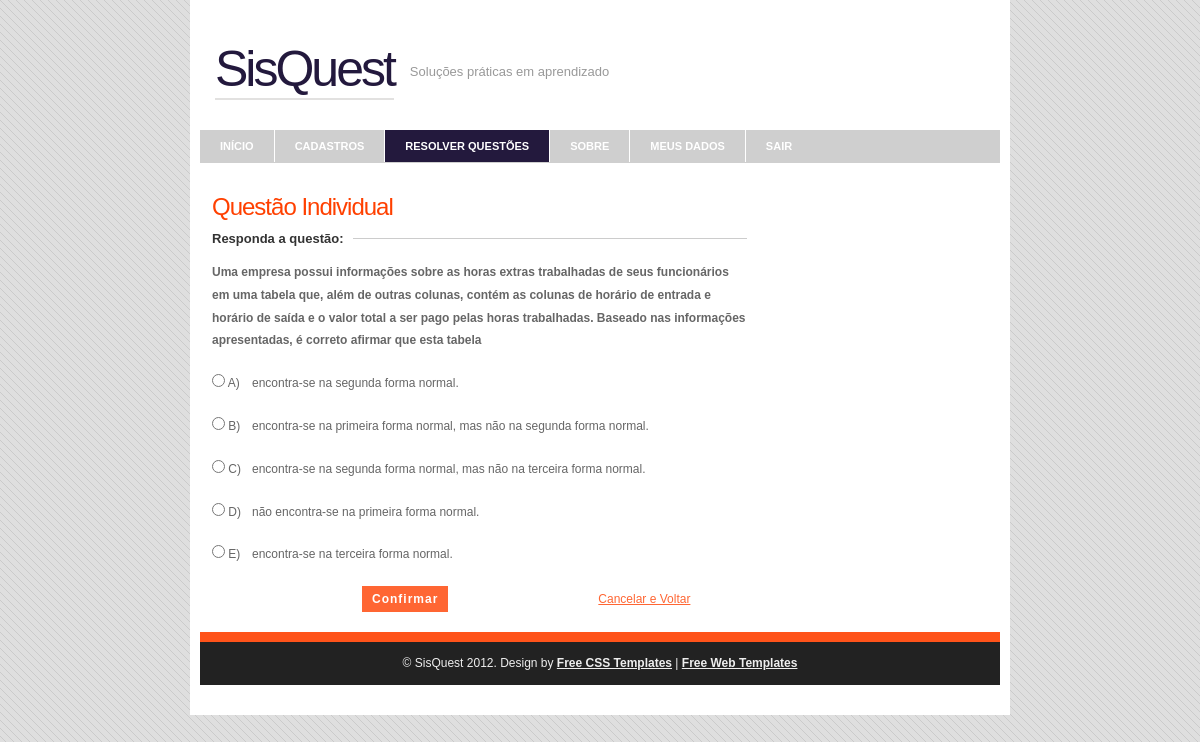
The page /SisQuest/adm/questoes/gerar_questao.php?assunto=1 (signed in) on the database its author committed.
### tables this page shows
CREATE TABLE IF NOT EXISTS `tb_questao` (
  `Id_Questao` int(10) unsigned NOT NULL AUTO_INCREMENT,
  `Cadastrante` varchar(20) DEFAULT NULL,
  `Id_Assunto` int(10) unsigned NOT NULL,
  `Enunciado_Questao` varchar(1000) NOT NULL,
  `Dificuldade` enum('1','2','3','4','5') NOT NULL,
  `Alternativa_Correta` int(10) unsigned NOT NULL,
  `Alternativa_1` varchar(500) NOT NULL,
  `Alternativa_2` varchar(500) NOT NULL,
  `Alternativa_3` varchar(500) NOT NULL,
  `Alternativa_4` varchar(500) NOT NULL,
  `Alternativa_5` varchar(500) NOT NULL,
  PRIMARY KEY (`Id_Questao`),
  KEY `Id_Assunto` (`Id_Assunto`),
  KEY `Cadastrante` (`Cadastrante`)
);

### SisQuest/dao/questaoDao.php (called while the page is built, shortened)
<?php
function gerar_questao($assunto,$dificuldade){
	global $_SG;
	if($dificuldade == 0){
		$sql = "SELECT id_questao, enunciado_questao,dificuldade,alternativa_correta,alternativa_1,alternativa_2,alternativa_3,alternativa_4,alternativa_5 FROM tb_questao WHERE id_assunto=".$assunto." ORDER BY RAND() LIMIT 1";
	}
	else{
		$sql = "SELECT id_questao, enunciado_questao,dificuldade,alternativa_correta,alternativa_1,alternativa_2,alternativa_3,alternativa_4,alternativa_5 FROM tb_questao WHERE id_assunto=".$assunto." AND dificuldade=".$dificuldade." ORDER BY RAND() LIMIT 1";
	}
	$resultado = mysql_query($sql,$_SG['link']);
	$linha = mysql_fetch_array($resultado);
	return $linha;
}
?>

### SisQuest/dao/seguranca.php (called while the page is built, shortened)
<?php
	$_SG['conectaServidor'] = true;
    $_SG['abreSessao'] = true;
    $_SG['caseSensitive'] = false;
    $_SG['validaSempre'] = true;
    $_SG['servidor'] = 'localhost:3306';
    $_SG['usuario'] = 'root';
    $_SG['senha'] = '';
    $_SG['banco'] = 'db_leandro_kevin';
    $_SG['paginaLogin'] = "../index.php";
    $_SG['tabela'] = 'tb_usuario';
?>

### SisQuest/adm/questoes/gerar_questao.php (the view, shortened to what this page needs)
<?php
include("../../dao/seguranca.php");
include("../../dao/questaoDao.php");
$resultado_linha = gerar_questao($_REQUEST['assunto'],$_REQUEST['dificuldade']);
?>
<!DOCTYPE html PUBLIC "-//W3C//DTD XHTML 1.0 Strict//EN" "http://www.w3.org/TR/xhtml1/DTD/xhtml1-strict.dtd">
<html xmlns="http://www.w3.org/1999/xhtml">
<head>
<link rel="stylesheet" href="../../styles.css" type="text/css" />
</head>
<body>
<div id="container">
	<div id="header">
    	<h1><a href="/">SisQuest</a></h1>
        <h2>Soluções práticas em aprendizado</h2>
    </div>
    <div id="nav">
    	<ul>
        	<li class="start"><a href="../principal.php">INÍCIO</a></li>
            <li><a href="../cadastros.php">CADASTROS</a></li>
        	<li class="selected"><a href="../resolver_questoes.php">RESOLVER QUESTÕES</a></li>
            <li><a href="../sobreAdm.php">SOBRE</a></li>
            <li><a href="../meus_dados.php">MEUS DADOS</a></li>
        <li class="end"><a href="../../dao/logout.php?opt=logout">SAIR</a></li>
        </ul>
    </div>
    <div id="body">
		<div id="content">
            <h3>Questão Individual</h3>
            <fieldset>
                <legend>Responda a questão:</legend>
                <form action="confirmar_questao.php?id_questao=<?php echo $resultado_linha['id_questao'];?>" method="post" name="dados" onSubmit="return enviardados();">
                  <p id="gerarQuestaoEnunciado">
                    <strong><?php echo $resultado_linha['enunciado_questao'];?>
                  </strong></p>
                    <p>
                      <label for="alt1" id="gerarQuestao1">
                        <input type = "radio" name ="altSelect" value= "1"/>
                      A) </label>
                      <?php echo $resultado_linha['alternativa_1'];?>
                    </p>
                     <p><label for="alt2" id="gerarQuestao1"><input type = "radio" name ="altSelect" value= "2"
/>
                       B) </label>
                       <?php echo $resultado_linha['alternativa_2'];?>
                  </p>
                     <p><label for="alt3" id="gerarQuestao1"><input type = "radio" name ="altSelect" value= "3"
/>
                     C) </label>
                       <?php echo $resultado_linha['alternativa_3'];?>
                    </p>
                    <p><label for="alt4" id="gerarQuestao1"><input type = "radio" name ="altSelect" value= "4"
/>
                    D) </label>
                      <?php echo $resultado_linha['alternativa_4'];?>
                    </p>
                    <p><label for="alt5" id="gerarQuestao1"><input type = "radio" name ="altSelect" value= "5"
/>
                    E) </label>
                      <?php echo $resultado_linha['alternativa_5'];?>
                    </p>
                  <p><input name="send" style="margin-left: 150px;" class="formbutton" value="Confirmar" type="submit" /><a class="linkOperacao"href="resolucao_individual.php">Cancelar e Voltar</a></p>
                </form>
            </fieldset>
        </div>
    </div>
    <div id="footer">
        <div class="footer-bottom">
            <p>&copy; SisQuest 2012. Design by <a href="http://www.spyka.net">Free CSS Templates</a> | <a href="http://www.justfreetemplates.com">Free Web Templates</a></p>
         </div>
    </div>
</div>
</body>
</html>

### SisQuest/styles.css (style rules this page uses)
body { background: #ddd url('images/body.png') repeat scroll top left; margin:0; padding:0; font-family: Verdana, Geneva, sans-serif; font-size: 13px; color: #666; }
* { margin:0; padding:0; }
p { line-height: 1.9em; margin-bottom: 20px; font-size: 12px; }
a { color: #FF6633; }
fieldset { display: block; border: none; border-top: 1px solid #ccc; }
fieldset legend { font-weight: bold; font-size: 13px; padding-right: 10px; color: #333; }
fieldset form { padding-top: 15px; }
fieldset p label { float: left; width: 150px; }
form input, form select, form textarea { padding: 5px; color: #333333; border: 1px solid #ddd; border-right:1px solid #ccc; border-bottom:1px solid #ccc; background-color:#fff; font-family: Arial, Helvetica, sans-serif; font-size: 13px; }
form input.formbutton { border: none; background: #FF6633 none repeat-x scroll left top; color: #ffffff; font-weight: bold; padding: 6px 10px; font-size: 12px; font-family: Tahoma, Geneva, sans-serif; letter-spacing: 1px; width: auto; overflow: visible; }
h1 { color: #000; font-size: 35px; font-family: Arial, Helvetica, sans-serif; }
h2 { color: #000; font-family: Arial, Helvetica, sans-serif; font-size: 27px; letter-spacing: 0px; font-weight: normal; padding: 0 0 5px; margin: 0; }
h3 { color: #FF4000; font-size: 24px; font-weight: normal; margin-bottom: 10px; letter-spacing: -1px; font-family: Arial, Helvetica, sans-serif; }
ul, ol { margin: 0 0 35px 35px; }
li { padding-bottom: 5px; }
#container { width: 800px; margin: 0 auto; padding: 10px 10px 30px; background-color: #fff; }
#header { padding: 30px 15px; margin: 0 auto; }
#header h1 a { color: #23193D; font-size: 50px; font-weight: normal; text-decoration: none; letter-spacing: -3px; float: left; border-bottom: 2px solid #E2E1E0; }
#header h2 { color: #999; float: left; font-size: 13px; margin-left: 12px; margin-top: 24px; padding-left: 4px; letter-spacing: 0; }
#nav { height: 33px; width: 800px; background-color: #cfcfcf; }
#nav ul { list-style: none; padding: 0; margin: 0; height: 45px; }
#nav ul li { float: left; display: block; padding: 0; }
#nav ul li a:hover, #nav ul li.selected { background-color:#23193D; }
#nav ul li a { color: #fff; display: block; border-right: 1px solid #fff; font-size: 11px; font-weight: bold; text-transform: uppercase; padding: 10px 20px; text-decoration: none; }
#nav ul li.start a { border-left: none; }
#nav ul li.end a { border-right: none; }
#body { background: none; margin:0 auto; padding: 30px 12px 0; width: 776px; }
#content { float: left; width: 535px; }
#footer { margin:0 auto 0; border-top: 10px solid #FF531A; width: 800px; }
#footer p { text-align: left; color: #ccc; font-size: 12px; font-family: Arial, Helvetica, sans-serif; margin: 0; padding: 0; }
#footer p a { color: #ccc; font-weight: bold; }
#footer .footer-bottom { padding: 10px; text-align: center; background-color: #222; }
#footer .footer-bottom p { text-align: center; }
#footer .footer-bottom p, #footer .footer-bottom p a { color: #eee; }
.selected { color: #FFF; background-color: #23193D; }
.linkOperacao { margin-left: 150px; }
#gerarQuestao1 { width: 40px; }
#gerarQuestaoEnunciado { text-decoration: blink; }

### rows shown on the page
tb_questao: Enunciado_Questao "Uma empresa possui informações sobre as horas extras trabalhadas de seus funcionários em uma tabela que, além de outras colunas, contém as colunas de horário de entrada e horário de saída e o valor total a ser pago pelas horas trabalhadas. Baseado nas informações apresentadas, é correto afirmar que esta tabela", Alternativa_1 "encontra-se na segunda forma normal.", Alternativa_2 "encontra-se na primeira forma normal, mas não na segunda forma normal.", Alternativa_3 "encontra-se na segunda forma normal, mas não na terceira forma normal.", Alternativa_4 "não encontra-se na primeira forma normal.", Alternativa_5 "encontra-se na terceira forma normal."
